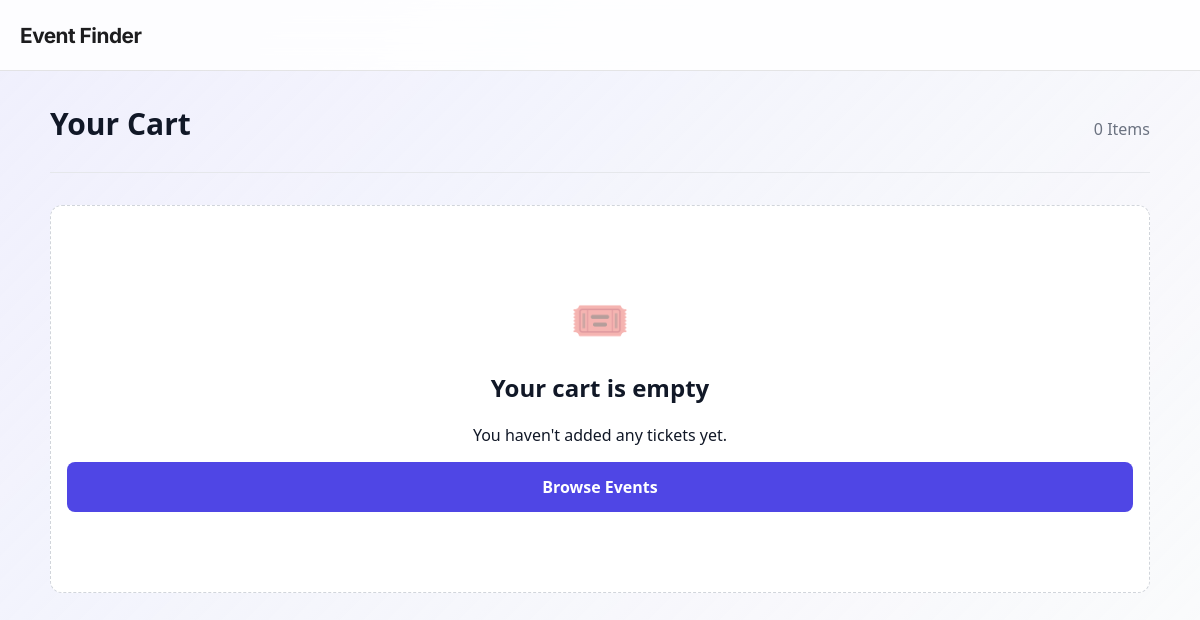
/cart/ (signed in), run on an earlier commit of the app's database.
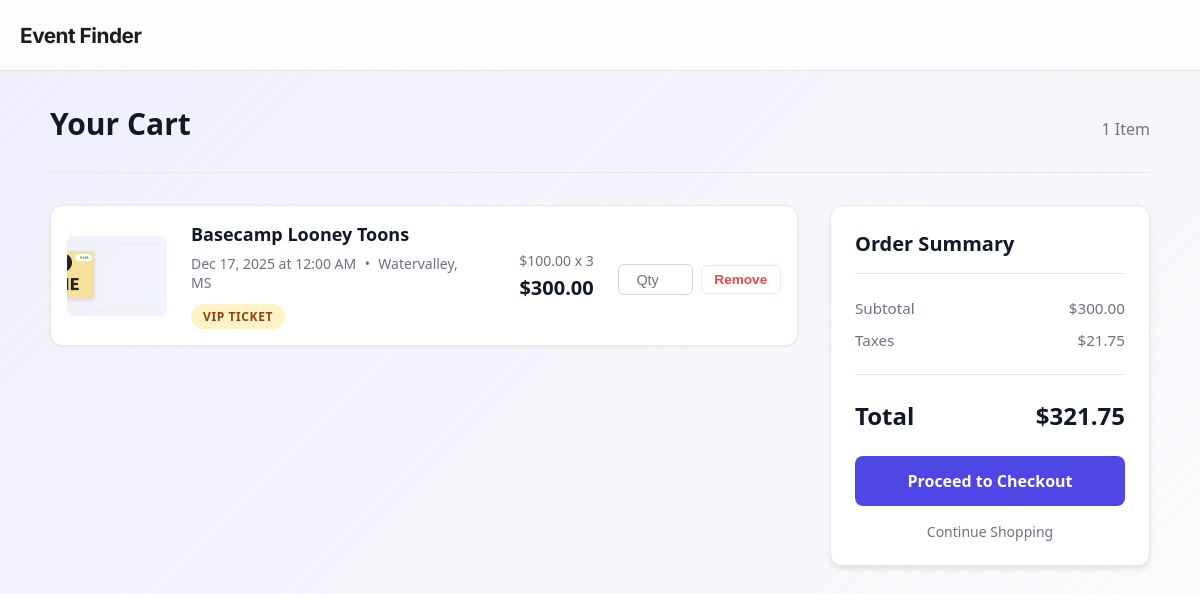
And on a later commit of the database.
### App/models.py (models this page shows, shortened)
class Cart(models.Model):
    user = models.ForeignKey(settings.AUTH_USER_MODEL, on_delete=models.CASCADE)
    def total(self):
        return sum(ticket.subtotal() for ticket in self.tickets.all())

class TicketsSaved(models.Model):
    cart = models.ForeignKey(Cart, on_delete=models.CASCADE, related_name='tickets')
    ticket = models.ForeignKey(TicketTier, on_delete=models.CASCADE)
    quantity = models.PositiveIntegerField(default=1)
    def subtotal(self):
        return self.ticket.price * self.quantity

class TicketTier(models.Model):
    class Status(models.TextChoices):
        VIP = "VIP",('VIP')
        GENERAL = "General",('General')
        BASIC = "Basic",('Basic')
    event = models.ForeignKey(Event, on_delete=models.CASCADE, related_name='ticket_tiers')
    type = models.CharField(max_length=10,choices=Status.choices, default="Basic")
    price = models.DecimalField(max_digits=8, decimal_places=2)
    quantity = models.IntegerField()

class Event(models.Model):
    organization = models.ForeignKey(Organization, on_delete=models.CASCADE)
    title = models.CharField(max_length=100)
    description = models.TextField()
    banner_image = models.ImageField(upload_to='event_images/')
    location = models.CharField(max_length=100)
    date = models.DateField()
    start_time = models.TimeField()
    end_time = models.TimeField()
    capacity = models.IntegerField()
    created_at = models.DateTimeField(auto_now_add=True)

### App/views.py (the view)
# urls.py: path('cart/', v.cart, name='cart'),
@login_required
def cart(request):
    cart, created = Cart.objects.get_or_create(user=request.user)
    ticket = cart.tickets.all()
    total = cart.total()
    taxes = total * Decimal(.0725)
    true_total = total + taxes
    return render(request, 'cart.html', {'cart':cart, 'tickets':ticket, 'total' : total, 'Taxes' : taxes, 'true_total' : true_total})

### App/context_processors.py (called while the page is built)
def current_url(request):
    return {
        'current_path': request.path,
        'current_full_url': request.get_full_path(),
        'current_absolute_uri': request.build_absolute_uri(),
    }

def base_view(request):
    if not request.user.is_authenticated:
        return {}
    membership = OrganizationMembership.objects.filter(user=request.user).first()
    if not membership:
        return {}
    if membership.role == "admin":
        status = 1
    elif membership.role == 'user':
        status = 2
    else:
        status = 3
    return {
        'status': status,
        'membership': membership
    }

### App/templates/cart.html (shortened to what this page needs)
{% extends 'base.html' %}
{% load static %}
{% block content %}
<link rel="stylesheet" href="{% static 'cart.css' %}">
<div class="cart-container">
    <header class="cart-header">
        <h1>Your Cart</h1>
        <p class="cart-count">{{ tickets.count }} Item{% if tickets.count != 1 %}s{% endif %}</p>
    </header>
    {% if tickets %}
    <div class="cart-layout">
        <div class="ticket-list">
            {% for item in tickets %}
            <div class="ticket-card">
                <div class="ticket-image">
                    {% if item.ticket.event.banner_image %}
                    <img src="{{ item.ticket.event.banner_image.url }}" alt="{{ item.ticket.event.title }}">
                    {% else %}
                    <div class="placeholder-img"></div>
                    {% endif %}
                </div>
                <div class="ticket-details">
                    <h3>{{ item.ticket.event.title }}</h3>
                    <p class="ticket-meta">
                        {{ item.ticket.event.date|date:"M d, Y" }} at {{ item.ticket.event.start_time|time:"g:i A" }}
                        <span class="meta-divider">•</span>
                        {{ item.ticket.event.location }}
                    </p>
                    <span class="tier-badge tier-{{ item.ticket.type|lower }}">
                        {{ item.ticket.type }} Ticket
                    </span>
                </div>
                <div class="ticket-pricing">
                    <div class="price-calculation">
                        <span class="unit-price">${{ item.ticket.price }}</span>
                        <span class="multiplication">x</span>
                        <span class="quantity">{{ item.quantity }}</span>
                    </div>
                    <div class="item-subtotal">
                        ${{ item.subtotal }}
                    </div>
                </div>
                <div class="ticket-actions">
                    <form method="post" action="{% url 'remove_ticket' item.id %}">
                        <input type="number" name="quantity" placeholder="Qty" min="1" max="{{ ticket.quantity }}">
                        <button type="submit">Remove</button>
                    </form>
                </div>
            </div>
            {% endfor %}
        </div>
        <div class="cart-summary">
            <div class="summary-card">
                <h2>Order Summary</h2>
                <div class="summary-row">
                    <span>Subtotal</span>
                    <span>${{ total }}</span>
                </div>
                <div class="summary-row">
                    <span>Taxes</span>
                    <span>${{ Taxes|floatformat:2 }}</span>
                </div>
                <hr>
                <div class="summary-total">
                    <span>Total</span>
                    <span>${{ true_total|floatformat:2 }}</span>
                </div>
                <a href="{% url 'checkoutcart' %}" class="btn-checkout">Proceed to Checkout</a>
                <a href="/" class="btn-continue">Continue Shopping</a>
            </div>
        </div>
    </div>
    {% else %}
    <div class="empty-cart">
        <div class="empty-icon">🎟️</div>
        <h2>Your cart is empty</h2>
        <p>You haven't added any tickets yet.</p>
        <a href="/" class="btn-checkout">Browse Events</a>
    </div>
    {% endif %}
</div>
{% endblock %}

What changed in the data, as far as the page shows it:
computed for Cart: count "0" → "1"
added TicketsSaved: ticket.event.banner_image (picture), ticket.event "Basecamp Looney Toons", ticket.event "Dec 17, 2025", ticket.event.start_time "12:00 AM", ticket.event.location "Watervalley, MS", ticket.type "VIP", ticket.price "100.00", quantity "3", subtotal "300.00"
Also different on the page:
{{ total }}: (not shown) → "300.00"
{{ Taxes|floatformat:2 }}: (not shown) → "21.75"
{{ true_total|floatformat:2 }}: (not shown) → "321.75"
text no longer shown: "s 🎟️ Your cart is empty You haven't added any tickets yet. Browse Events"
text now shown: "Order Summary Subtotal $ Taxes $ Total $ Proceed to Checkout Continue Shopping"
